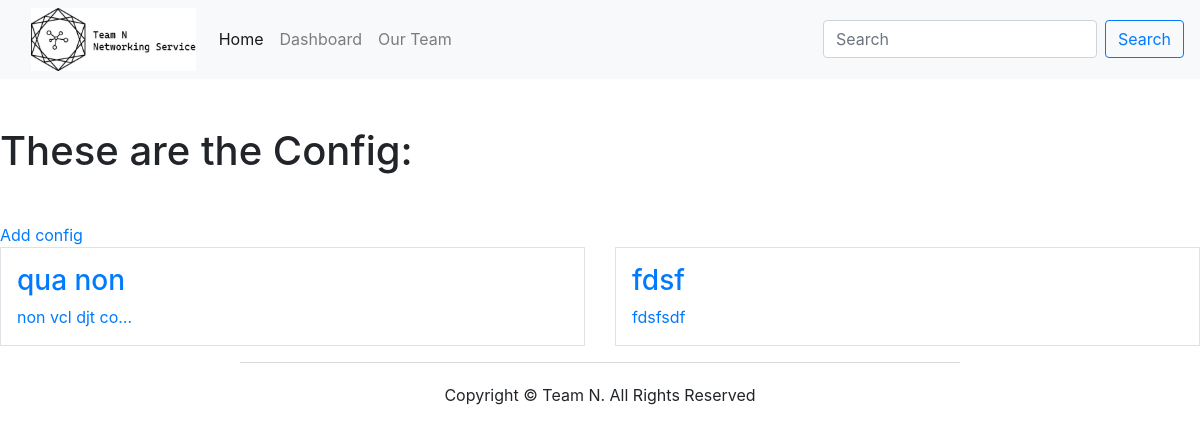
/topology/config, run on the app's committed database.
### topology/models.py (models this page shows)
class SwitchConfig(models.Model):
    input_data = models.TextField()
    output = models.TextField()
    timestamp = models.DateTimeField(auto_now_add=True)

### topology/views.py (the view)
# urls.py: path('config', views.ViewListConfig.as_view(), name='config'),
class ViewListConfig(ListView):
    model = SwitchConfig
    context_object_name = "configs"
    template_name = "viewlistconfig.html"

### topology/templates/viewlistconfig.html
{% extends "base.html" %}
{% block content %}
    <h1 class="my-5">These are the Config:</h1> <a href="{% url 'addconfig' %}">Add config</a>
    <div class="row row-cols3 g-2">
        {% for config in configs %}
        <div class="col">
            <div class="p-3 border">
                <a href="{% url 'configdetail' pk=config.id %}"> <h3>{{config.input_data}}</h3>
                {{config.output|truncatechars:15}}</a>
            </div>
        </div>
        {% endfor %}
    </div>
{% endblock %}

### data on the page
SwitchConfig: input_data "qua non", output "non vcl djt co…"
SwitchConfig: input_data "fdsf", output "fdsfsdf"
